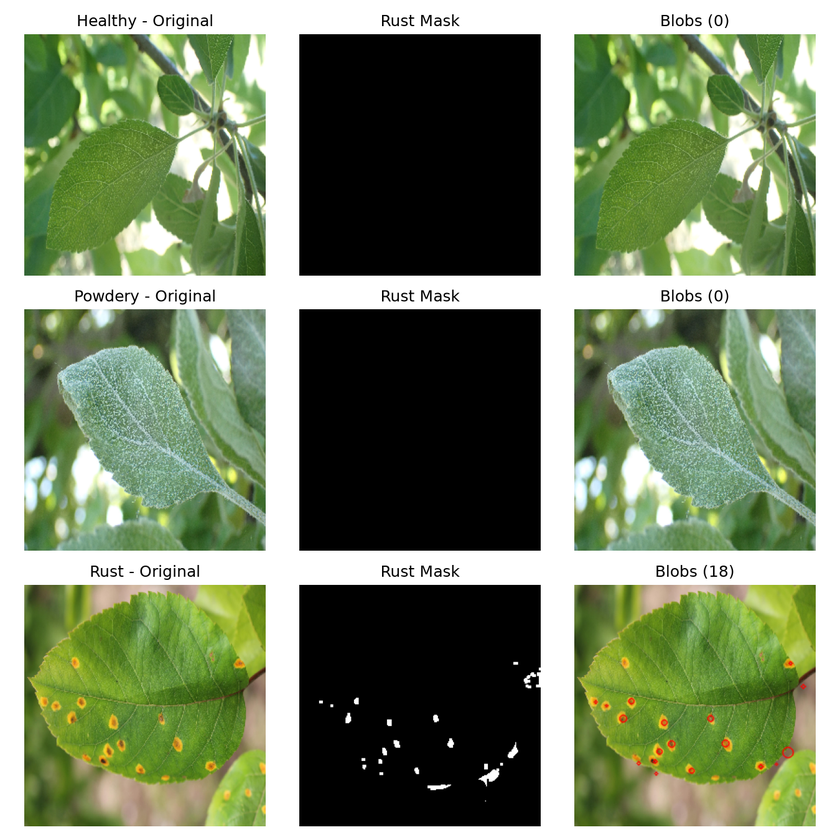
#> input picture Computer-Vision/blob_comparison (2).png, 840 x 840 px, shrunk from 1350 x 1350 before the run; its folder holds only this picture in this run
$ python -i hsv_segment.py   (imports and definitions only)
#> lines starting #> are read from the running program, lines starting #| are printed output that depends on the picture; after the words box and inside, x2 and y2 are one past the last pixel; in counts of white or black regions, pixels touching at a corner belong together
#> further down, picture is the input picture: shape (840, 840, 3); mean B, G, R 108.1, 138.3, 124
import cv2 as cv
import numpy as np
from pathlib import Path

LOW_HSV = (0, 0, 95)
HIGH_HSV = (35, 255, 255)


def segment_by_hsv(image, low_hsv=LOW_HSV, high_hsv=HIGH_HSV):
#> called with low_hsv = (0, 0, 95), high_hsv = (35, 255, 255)
    hsv = cv.cvtColor(image, cv.COLOR_BGR2HSV)
#> hsv: shape (840, 840, 3); mean H, S, V 23.3, 57.6, 139.1
    mask = cv.inRange(hsv, low_hsv, high_hsv)
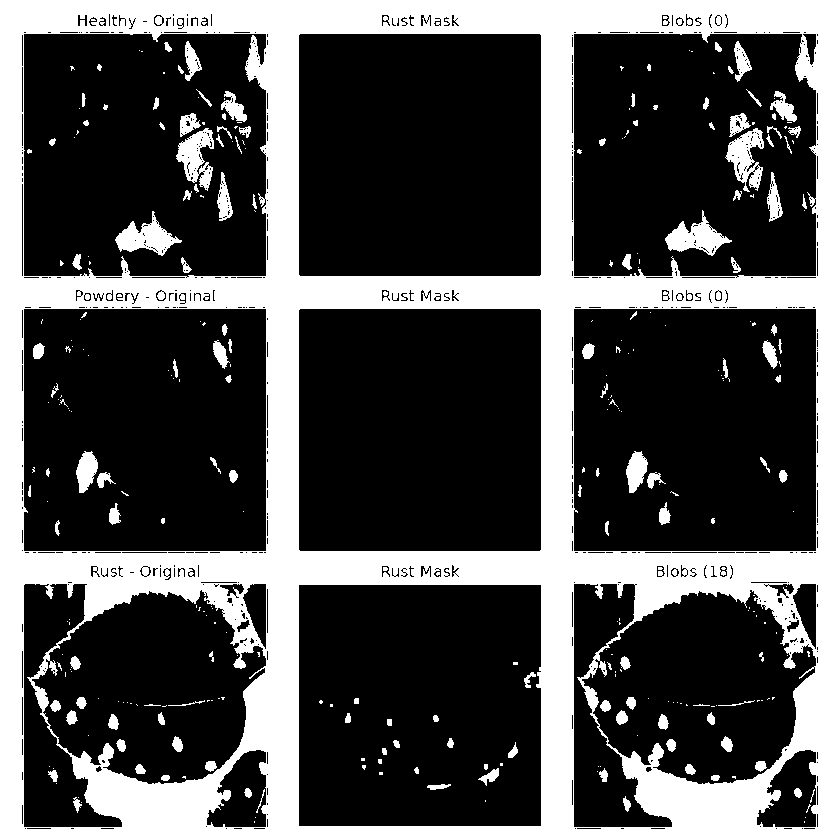
#> mask: shape (840, 840); 31.2% white; 322 white regions (188 under 20 px), largest, box (x1, y1, x2, y2) and area: (0, 0, 840, 840) 202295, (115, 211, 182, 256) 1326, (665, 210, 732, 256) 1322
    result = cv.bitwise_and(image, image, mask=mask)
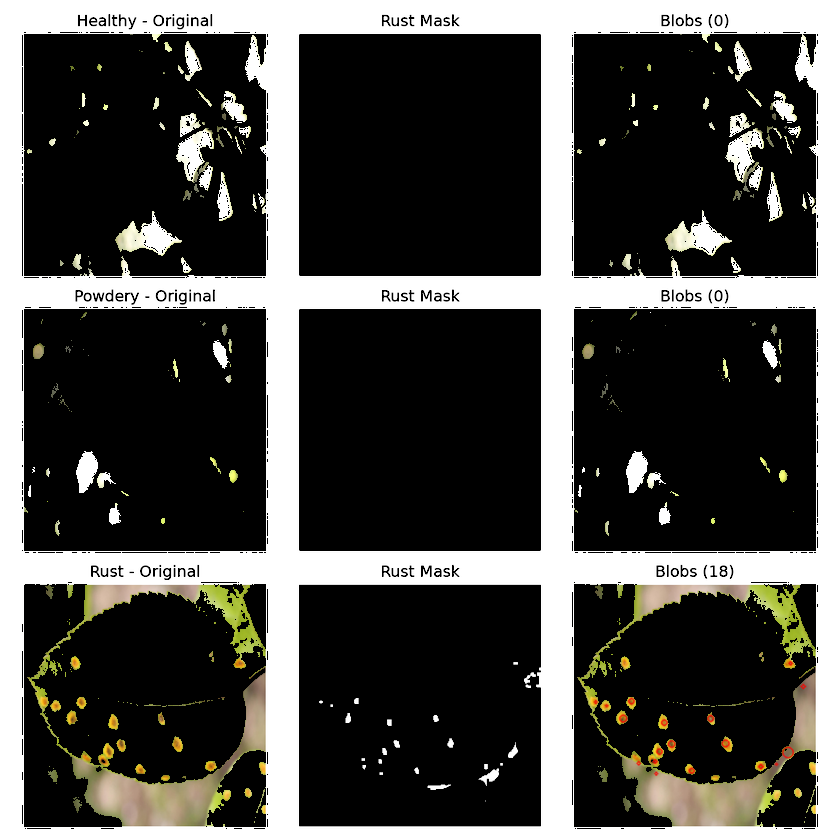
#> result: shape (840, 840, 3); mean B, G, R 71.6, 74.6, 75.2
    return mask, result


source_dir = Path('/home/louise/Code/LinuxVM/Computer-Vision/images')
output_root = source_dir / 'hsv_segmented'

image_paths = [
    path for path in source_dir.rglob('*.jpg')
    if output_root not in path.parents
]
# [18 lines not run here, left out]

>>> import cv2
>>> picture = cv2.imread('../blob_comparison (2).png')
>>> result = segment_by_hsv(picture)

$ run again, on Computer-Vision/blob_watershed_comparison.png
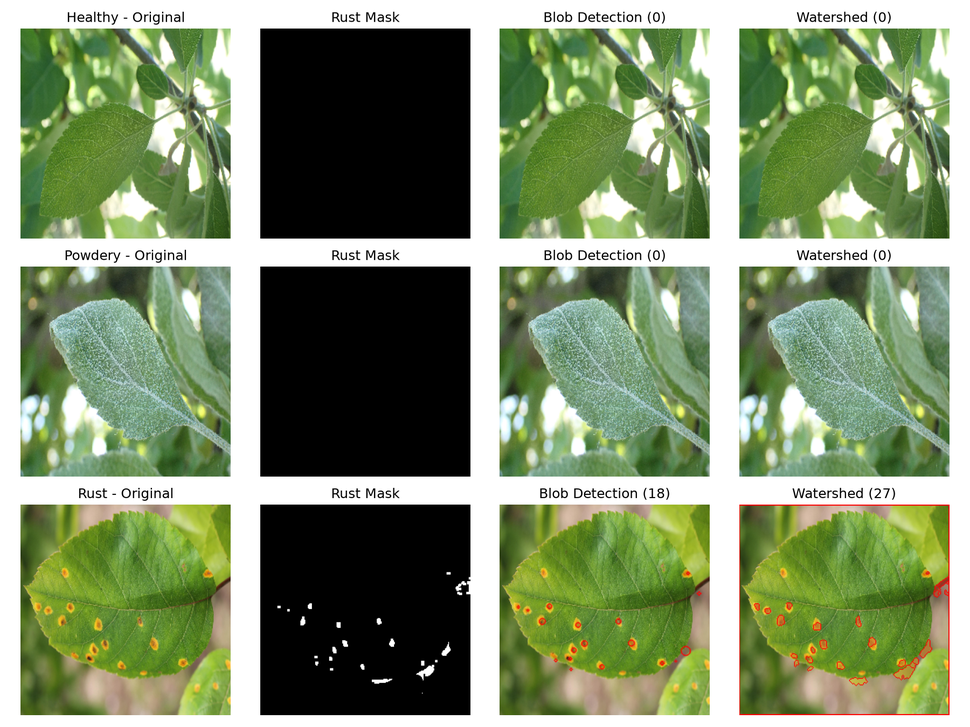
#> input picture Computer-Vision/blob_watershed_comparison.png, 970 x 727 px, shrunk from 1800 x 1350 before the run
#> picture is the input picture: shape (727, 970, 3); mean B, G, R 111.4, 145.7, 129.9
#> hsv: shape (727, 970, 3); mean H, S, V 26.7, 65.8, 147
#> in segment_by_hsv, `mask = cv.inRange(hsv, low_hsv, high_hsv)`:
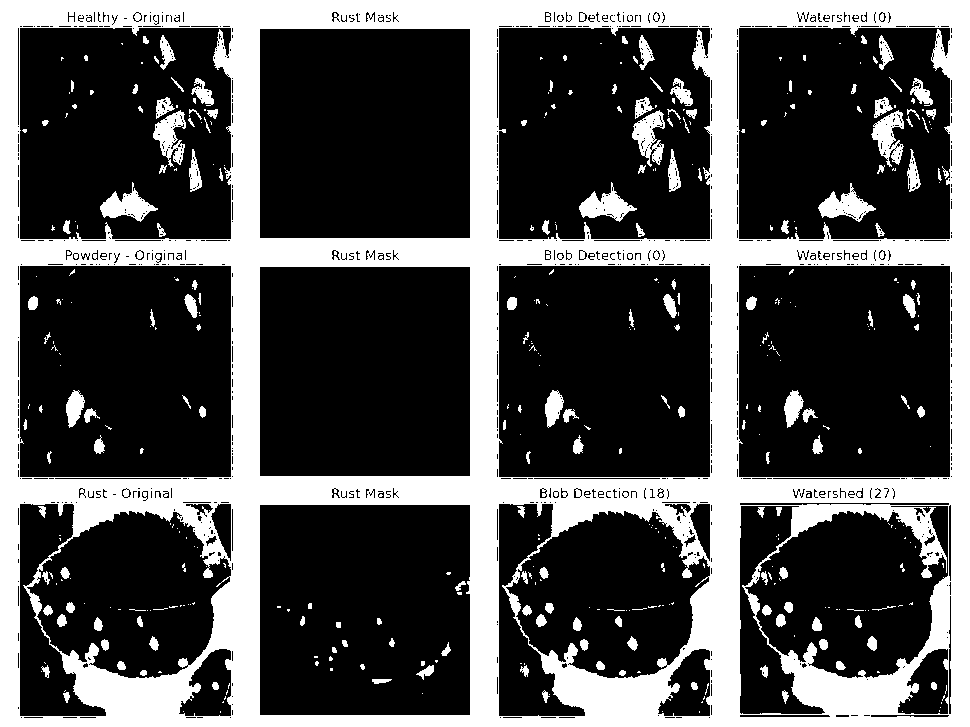
#> mask: shape (727, 970); 31% white; 426 white regions (257 under 20 px), largest, box (x1, y1, x2, y2) and area: (0, 0, 970, 727) 198620, (100, 182, 158, 222) 1011, (579, 182, 637, 222) 1008
#> in segment_by_hsv, `result = cv.bitwise_and(image, image, mask=mask)`:
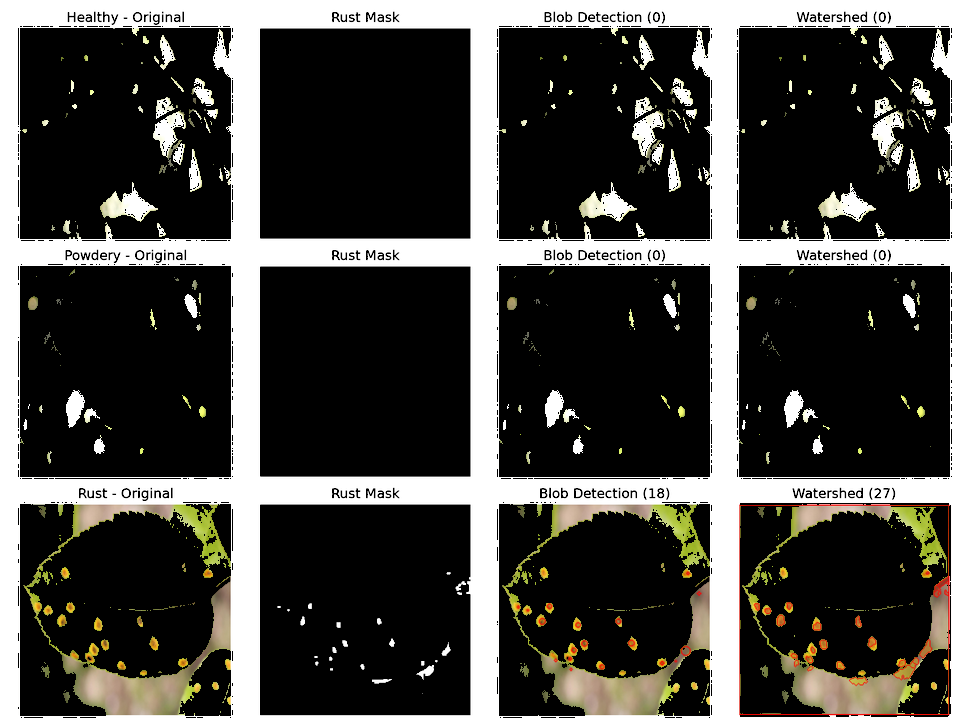
#> result: shape (727, 970, 3); mean B, G, R 69.4, 72.8, 73.8
